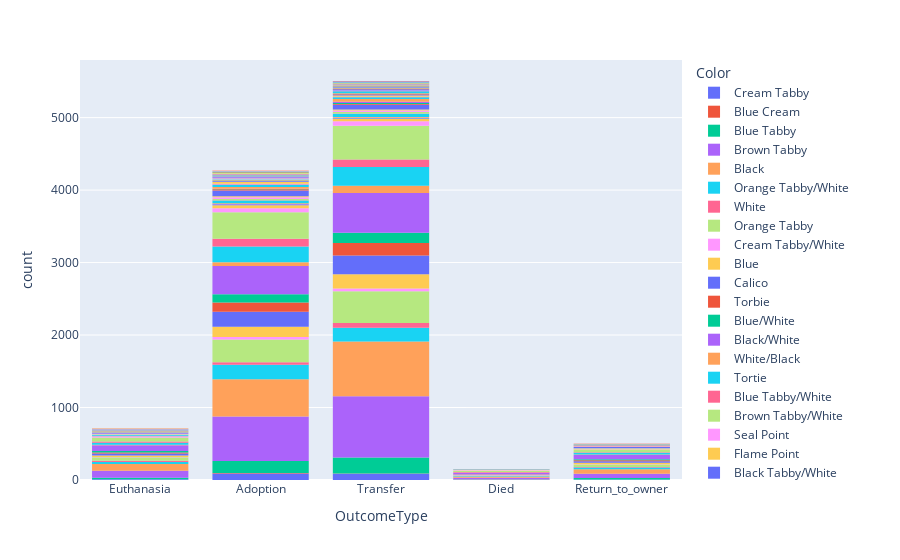

Notebook source saved alongside this figure:
### Code cell
fig = px.histogram(train[train['AnimalType'] == 'Cat'], x="OutcomeType", color='Color')
fig.show()
